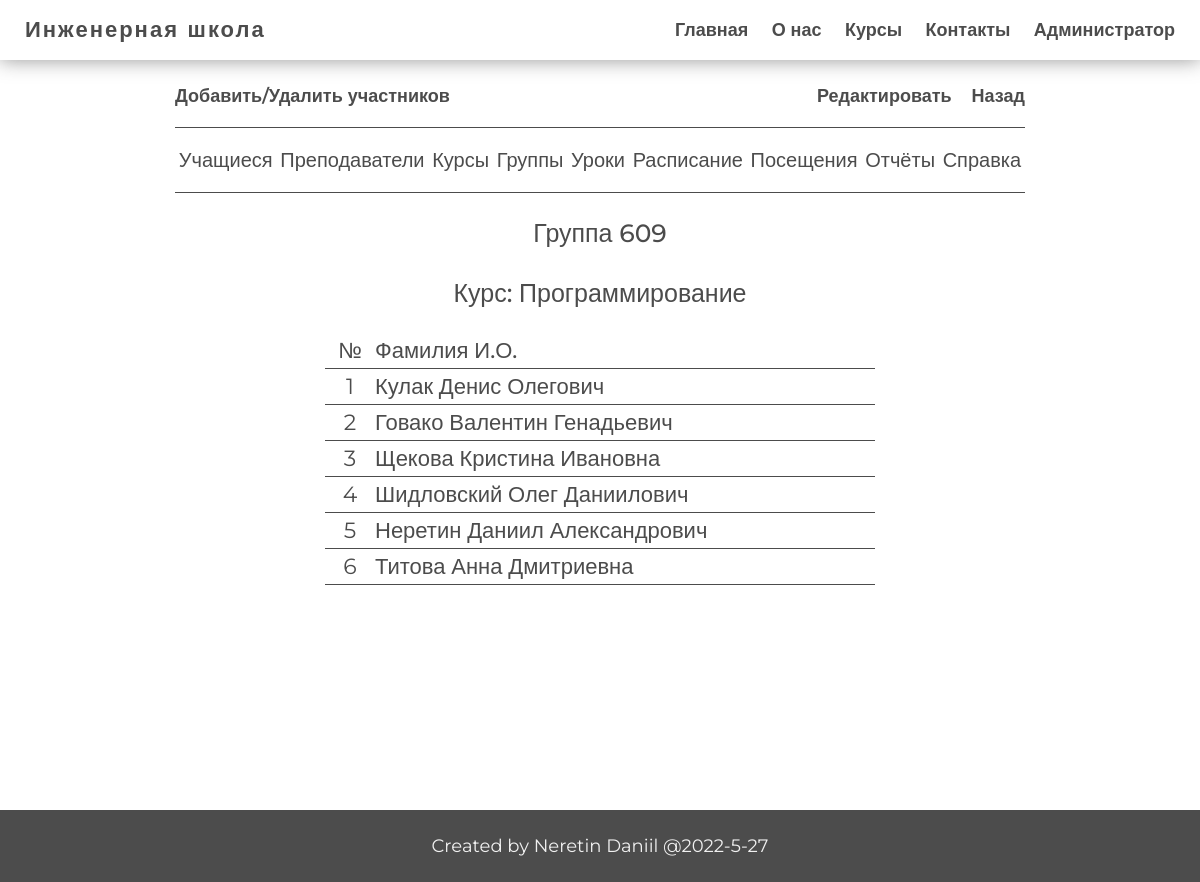
Page /admin/groups/info_group.php?id_group=2&number=609 (signed in) on the committed database.
### tables this page shows
CREATE TABLE `groups` (
  `id_group` int NOT NULL,
  `number` varchar(5) NOT NULL,
  `count_students` int DEFAULT '0',
  `id_course` int NOT NULL
);

CREATE TABLE `courses` (
  `id_course` int NOT NULL,
  `name` varchar(30) NOT NULL,
  `description` varchar(300) DEFAULT NULL,
  `count_groups` int DEFAULT '0',
  `price` int NOT NULL
);

CREATE TABLE `accounting` (
  `id_accounting` int NOT NULL,
  `id_student` int NOT NULL,
  `id_group` int NOT NULL
);

CREATE TABLE `students` (
  `id_student` int NOT NULL,
  `name` varchar(30) NOT NULL,
  `surname` varchar(50) NOT NULL,
  `last_name` varchar(50) NOT NULL,
  `balance` int DEFAULT '0',
  `phone` varchar(13) DEFAULT NULL,
  `mail` varchar(50) DEFAULT NULL,
  `photo` varchar(80) DEFAULT NULL,
  `login` varchar(15) NOT NULL,
  `password` varchar(60) NOT NULL
);

### app/db/db.php (called while the page is built, shortened)
<?php
require('connect.php');
function checkErrors($query)
{
    $errInfo = $query->errorInfo();
    return true;
}
function selectOne($table, $params = [])
{
    global $pdo;
    $sql = "select * from `$table`";
    if (!empty($params)) {
        $i = 0;
        foreach ($params as $key => $value) {
            if ($i === 0) {
                $sql = $sql . " WHERE $key = $value";
            } else {
                $sql = $sql . " AND $key = $value";
            }
            $i++;
        }
    }
    $query = $pdo->prepare($sql);
    $query->execute();
    return $query->fetch();
}
function selectOrder($table, $sort_sql, $params = [])
{
    global $pdo;
    $sql = "select * from `$table`";
    if (!empty($params)) {
        $i = 0;
        foreach ($params as $key => $value) {
            $value = "`" . $value . "`";
            $key = "'" . $key . "'";
            if ($i === 0) {
                $sql = $sql . " WHERE $value = $key";
            } elseif ($i === 1) {
                $sql = $sql . " AND $value >= $key";
            } else {
                $sql = $sql . " AND $value <= $key";
            }
            $i++;
        }
    }
    $sql = $sql . " ORDER BY $sort_sql";
    $query = $pdo->prepare($sql);
    $query->execute();
    return $query->fetchAll();
}
function callProc ($nameProc, $param)
{
    global $pdo;
    $sql = "CALL `$nameProc` ($param)";
    $query = $pdo->prepare($sql);
    $query->execute();
    return $query->fetchAll();
}

### app/controllers/studInGroup.php (called while the page is built, shortened)
<?php
if ($_SERVER['REQUEST_METHOD'] === 'GET' && isset($_GET['id_group'])) {
    $group = selectOne('groups', ['id_group' => $_GET['id_group']]);
    $course = selectOne('courses', ['id_course' => $group['id_course']]);
    $stud_in_group = callProc('selectStudInG',$_GET['id_group']);
}

### app/controllers/control.php (called while the page is built, shortened)
<?php
include SITE_ROOT . '/app/db/db.php';
include SITE_ROOT . '/app/controllers/studInGroup.php';

### path.php (called while the page is built, shortened)
<?php
include SITE_ROOT . '/app/controllers/control.php';

### admin/groups/info_group.php (the view, shortened to what this page needs)
<?php
include '../../path.php';
?>
<!DOCTYPE html>
<html lang="en">
<head>
    <?php include SITE_ROOT . '/app/include/head.php' ?>
</head>
<body>
<div class="wrapper">
    <?php include SITE_ROOT . '/app/include/header.php' ?>
    <main class="main">
        <div class="container">
            <div class="admin_pages">
                <div class="admin_table">
                    <div class="admin_menu">
                        <a style="margin: 0 auto 0 0"
                           href="editStudentInGroup.php?id_group=<?= $_GET['id_group']; ?>">Добавить/Удалить
                            участников</a>
                        <a href="edit.php?table=groups&id_edit=<?= $_GET['id_group']; ?>">Редактировать</a>
                        <a href="index.php">Назад</a>
                    </div>
                    <div class="title_menu">
                        <?php include SITE_ROOT . '/admin/include-admin/admin_panel.php' ?>
                    </div>
                    <div class="title">Группа <?= $group['number'] ?></div>
                    <div class="title teacher_group">Курс: <?= $course['name'] ?></div>
                    <div class="head_table little">
                        <span class="number">№</span>
                        <a class="surname">Фамилия И.О.</a>
                    </div>
                    <div class="table">
                        <?php foreach ($stud_in_group as $key => $student): ?>
                            <div class="row_table little">
                                <span class="number"><?= $key + 1; ?></span>
                                <span><?php echo $student['surname'] . ' ';
                                    echo $student['name'] . ' ';
                                    echo $student['last_name']; ?></span>
                            </div>
                        <?php endforeach; ?>
                    </div>
                </div>
            </div>
        </div>
    </main>
    <?php include SITE_ROOT . '/app/include/footer.php' ?>
</div>
</body>
</html>

### css/StylePHP.css (style rules this page uses)
.teacher_group { font-size: 25px; font-weight: 500; }
.admin_table { margin: 0 auto; }
.admin_pages .admin_table .head_table { padding-right: 10px; }
.admin_table .little { width: 550px; margin: 0 auto; }

### rows in the picture
groups: number "609"
courses: name "Программирование"
accounting: id_student.surname "Кулак", id_student.name "Денис", id_student.last_name "Олегович"
accounting: id_student.surname "Говако", id_student.name "Валентин", id_student.last_name "Генадьевич"
accounting: id_student.surname "Щекова", id_student.name "Кристина", id_student.last_name "Ивановна"
accounting: id_student.surname "Шидловский", id_student.name "Олег", id_student.last_name "Даниилович"
accounting: id_student.surname "Неретин", id_student.name "Даниил", id_student.last_name "Александрович"
accounting: id_student.surname "Титова", id_student.name "Анна", id_student.last_name "Дмитриевна"
